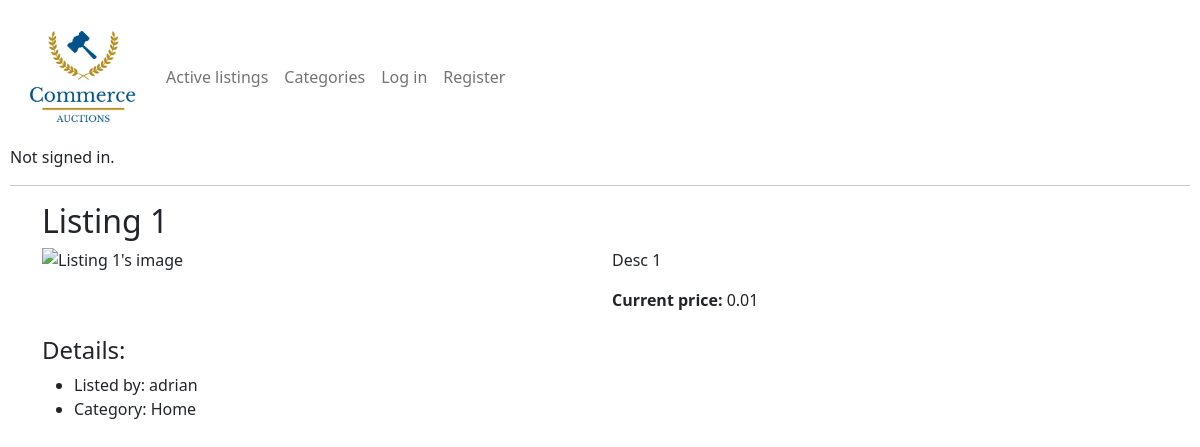
/listings/1, run on an earlier commit of the app's database.
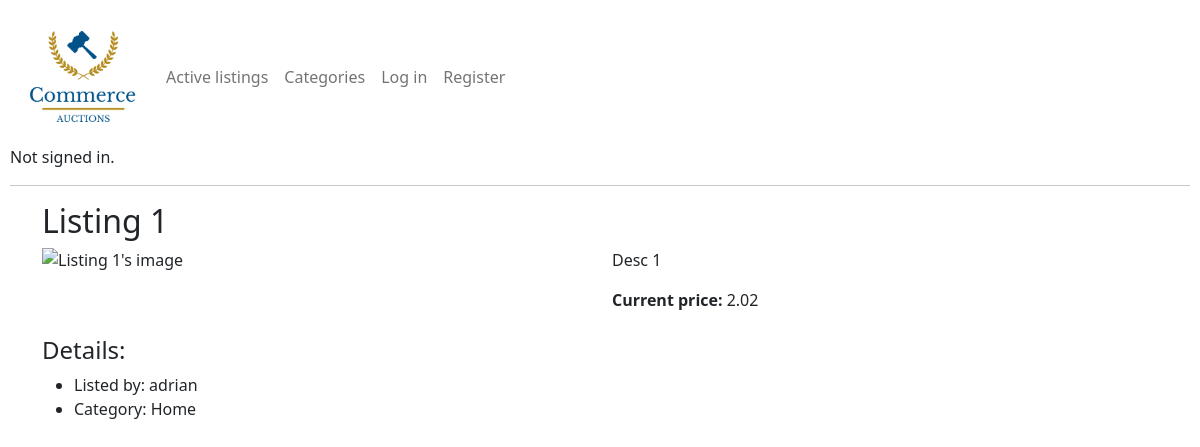
And on a later commit of the database.
### auctions/models.py (models this page shows, shortened)
class Listing(models.Model):
    status = models.BooleanField(default=True)
    title = models.CharField(max_length=64)
    desc = models.CharField(max_length=300)
    price = models.DecimalField(max_digits=10, decimal_places=2)
    image_url = models.URLField(max_length=200, blank=True, null=True)
    category = models.ForeignKey(
        Category, on_delete=models.SET_NULL, related_name='category', null=True)
    lister = models.ForeignKey(
        User, on_delete=models.CASCADE, related_name='lister')

class User(AbstractUser):
    watchlist = models.ManyToManyField("Listing", blank=True, related_name = 'watch')

class Category(models.Model):
    catName = models.CharField(
        max_length=64, null=True)
    cat_img = models.URLField(max_length=200, blank=True, null=True)
    def __str__(self):
        return f"{self.catName}"

### auctions/views.py (the view, shortened to what this page needs)
# urls.py: path("listings/<int:listing_id>", views.listing_view, name="listing"),
def listing_view(request, listing_id):
	listing = Listing.objects.get(id=listing_id)
	if listing.list_bid.last():
		last_bid = float(listing.list_bid.last().amount)
		last_bidder = listing.list_bid.last().bidder.username
	else:
		last_bid = ''
		last_bidder = ''
	num_bids = Bid.objects.filter(listing=listing).count() or 0
	curr_bid = float(listing.price)
	test = {
		"amount": curr_bid + 0.01
	}
	bid_form = BidForm(None, initial=test)
	context = {
		"listing": listing,
		"last_bid": last_bid,
		"last_bidder": last_bidder,
		"form": bid_form,
		"num_bids": num_bids
	}
	return render(request, "auctions/listing.html", context)

### auctions/templates/auctions/listing.html (shortened to what this page needs)
{% extends "auctions/layout.html" %}
{% load static %}
{% block body %}
<div class="container">
	<h2>{{ listing.title }}</h2>
	<div class="row mb-2">
		<img src="{{ listing.image_url }}" alt="{{ listing.title }}'s image" class="rounded col-6 listing_img">
		<div class="col-6">
			<p>{{ listing.desc }}</p>
			<p><b>Current price: </b>{{ last_bid|default:listing.price }}</p>
		</div>
		</div>
	<h4>Details:</h4>
	<ul>
		<li>Listed by: {{ listing.lister }}</li>
		<li>Category: {{ listing.category|default_if_none:"Uncategorized" }}</li>
	</ul>
</div>
{% endblock %}

### auctions/templates/auctions/layout.html (shortened to what this page needs)
{% load static %}
<!DOCTYPE html>
<html lang="en">
	<head>
<link href="https://cdn.jsdelivr.net/npm/bootstrap@5.0.0-beta2/dist/css/bootstrap.min.css" rel="stylesheet"
>
		<link href="{% static 'auctions/styles.css' %}" rel="stylesheet">
	</head>
	<body>
	<nav class="navbar navbar-expand-sm lg navbar-light">
		<div class="container-fluid">
			<a href="{% url 'index' %}" class="navbar-brand">
				<img src="{% static 'auctions/logo_min.png' %}" alt="Commerce auctions logo" id='logo'>
			</a>
			<div class="collapse navbar-collapse" id="navbarNavAltMarkup">
				<div class="navbar-nav">
					<a class="nav-item nav-link" href="{% url 'index' %}">Active listings</a>
					<a class="nav-item nav-link" href="{% url 'categories' %}">Categories</a>
					{% if user.is_authenticated %}
					<a class="nav-item nav-link" href="{% url 'watchlist' %}">Watchlist</a>
					<a class="nav-item nav-link" href="{% url 'create' %}">Create listing</a>
					<a class="nav-item nav-link" href="{% url 'logout' %}">Log out</a>
					{% else %}
					<a class="nav-item nav-link" href="{% url 'login' %}">Log in</a>
					<a class="nav-item nav-link" href="{% url 'register' %}">Register</a>
					{% endif %}
				</div>
			</div>
		</div>
	</nav>
<div>
	{% if user.is_authenticated %}
	Signed in as <strong>{{ user.username }}</strong>.
	{% else %}
	Not signed in.
	{% endif %}
</div>
		<hr>
		{% block body %}
		{% endblock %}
	</body>
</html>

### auctions/static/auctions/styles.css (style rules this page uses)
body { padding: 10px; }
#logo { width: 10vw; }
.listing_img { object-fit: cover; }

What changed in the data, as far as the page shows it:
changed Listing "Listing 1": price "0.01" → "2.02"
